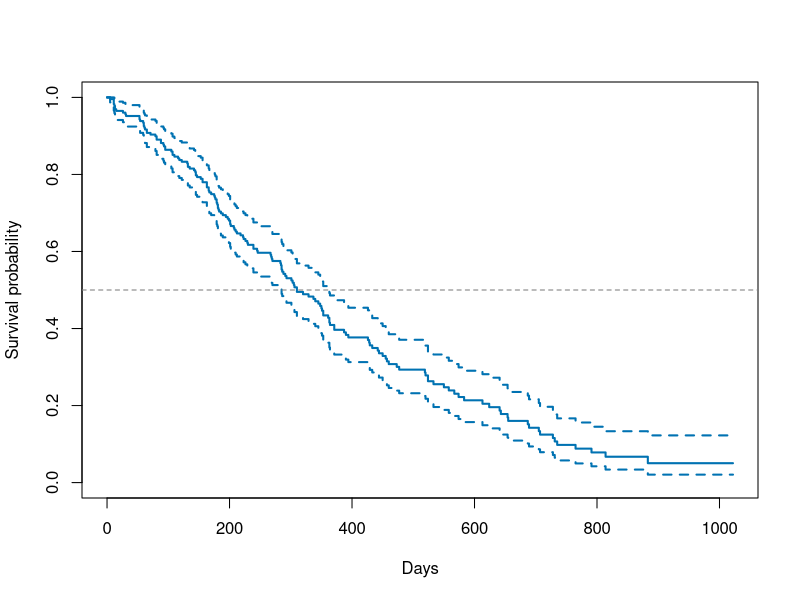

R code for this plot:
## ---- chunk 1
library(survival)
library(ggplot2)
library(kableExtra)
## ---- chunk 2
#| label: tbl-desc
#| tbl-cap: "Baseline characteristics of lung cancer patients."

df <- lung |>
  dplyr::summarise(
    n           = dplyr::n(),
    age_mean    = round(mean(age, na.rm = TRUE), 1),
    age_sd      = round(sd(age, na.rm = TRUE), 1),
    pct_male    = round(mean(sex == 1, na.rm = TRUE) * 100, 1),
    pct_events  = round(mean(status == 2, na.rm = TRUE) * 100, 1)
  )

data.frame(
  Characteristic = c("Sample size", "Age, mean (SD)",
                     "Male sex, %", "Deaths, %"),
  Value = c(df$n,
            paste0(df$age_mean, " (", df$age_sd, ")"),
            paste0(df$pct_male, "%"),
            paste0(df$pct_events, "%"))
) |>
  kable(booktabs = TRUE, col.names = c("Characteristic", "Value")) |>
  kable_styling(latex_options = "hold_position")
## ---- chunk 3
#| label: fig-km
#| fig-cap: "Kaplan-Meier estimate of overall survival."
#| fig-width: 6
#| fig-height: 4

km <- survfit(Surv(time, status == 2) ~ 1, data = lung)

plot(km,
     xlab = "Days", ylab = "Survival probability",
     conf.int = TRUE, col = "#0072B2", lwd = 2)
abline(h = 0.5, lty = 2, col = "grey50")
## ---- chunk 4
#| label: tbl-cox
#| tbl-cap: "Cox proportional hazards model results."

fit <- coxph(Surv(time, status == 2) ~ age + sex + ph.ecog,
             data = lung)

broom::tidy(fit, exponentiate = TRUE, conf.int = TRUE) |>
  dplyr::mutate(dplyr::across(where(is.numeric), \(x) round(x, 3))) |>
  kable(
    booktabs = TRUE,
    col.names = c("Term", "HR", "Std. Error", "z", "p-value",
                  "95% CI Low", "95% CI High")
  ) |>
  kable_styling(latex_options = c("hold_position", "scale_down"))
